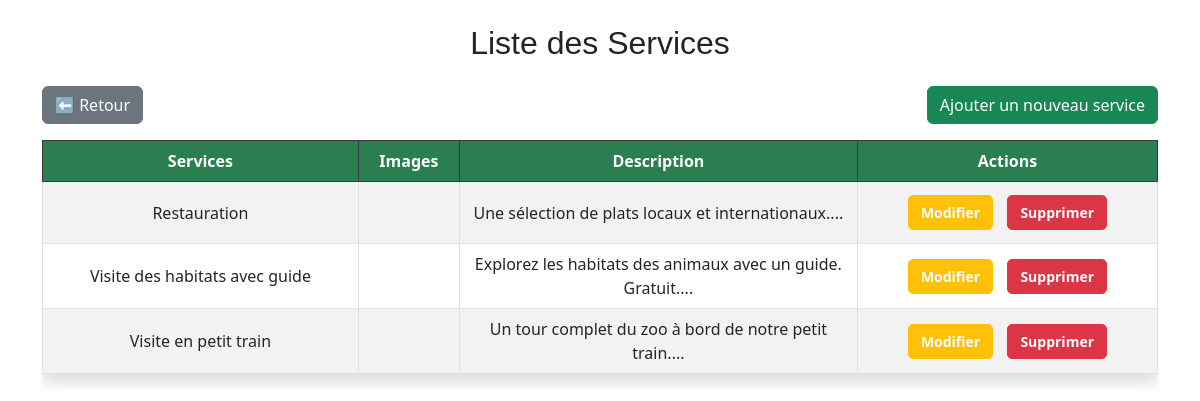
Screenshot of /Crud_services/liste_services.php with the database file from the repository.
### tables this page shows
CREATE TABLE `services` (
  `id` int(11) NOT NULL,
  `nom` varchar(100) NOT NULL,
  `description` text NOT NULL,
  `images` varchar(255) DEFAULT NULL,
  `date_creation` datetime DEFAULT current_timestamp()
);

### Crud_services/liste_services.php (the view, shortened to what this page needs)
<?php
require_once '../config/config_unv.php';
$stmt = $pdo->query("SELECT * FROM services");
$services = $stmt->fetchAll(PDO::FETCH_ASSOC);
?>
<!DOCTYPE html>
<html lang="fr">
<head>
  <link rel="stylesheet" href="../fonts/fonts-style-1.css" type="text/css">
  <link rel="stylesheet" href="https://cdn.jsdelivr.net/npm/bootstrap@5.3.0/dist/css/bootstrap.min.css">
</head>
<body class="container py-4">
  <h2 class="text-center mb-4">Liste des Services</h2>
  <div class="d-flex justify-content-between mb-3">
    <a href="../pages/admin_dashboard.php" class="btn btn-secondary">⬅ Retour</a>
    <a href="../Crud_services/ajouter_service.php" class="btn btn-success">Ajouter un nouveau service</a>
  </div>
  <div class="table-responsive">
    <table class="table table-striped table-bordered shadow">
      <thead class="table-dark">
        <tr>
          <th>Services</th>
          <th>Images</th>
          <th>Description</th>
          <th>Actions</th>
        </tr>
      </thead>
      <tbody>
        <?php foreach ($services as $service): ?>
          <tr>
            <td class="titre"><?= htmlspecialchars($service["nom"]) ?></td>
            <td class="img">
            </td>
            <td class="description" title="<?= htmlspecialchars($service['description']) ?>">
                <?= mb_substr($service['description'], 0, 100) . '...' ?>
            </td>
            <td class="action">
              <a href="modifier_service.php?id=<?= $service['id'] ?>" class="btn btn-warning btn-sm">Modifier</a>
              <a href="supprimer_service.php?id=<?= $service['id'] ?>" onclick="return confirm('Supprimer ce service ?')" class="btn btn-danger btn-sm">Supprimer</a>
            </td>
          </tr>
        <?php endforeach; ?>
      </tbody>
    </table>
  </div>
</body>
</html>

### Crud_services/liste_services.php (style rules this page uses)
.table th, .table td { text-align: center; vertical-align: middle; }
.action a { text-decoration: none; padding: 6px 12px; margin: 5px; border-radius: 5px; color: white; font-weight: bold; gap: 8px; }
body { font-size: 1rem; }
table { width: 100%; border-collapse: collapse; }
th { background-color: #2A7E50 !important; color: white; padding: 1rem; text-align: left; }
td { padding: 1rem; border-bottom: 1px solid #ddd; }
.description { max-width: 300px; white-space: normal; overflow: hidden; text-overflow: ellipsis; cursor: pointer; }

### rows the page displays
services: nom "Restauration", description "Une sélection de plats locaux et internationaux."
services: nom "Visite des habitats avec guide", description "Explorez les habitats des animaux avec un guide. Gratuit."
services: nom "Visite en petit train", description "Un tour complet du zoo à bord de notre petit train."
